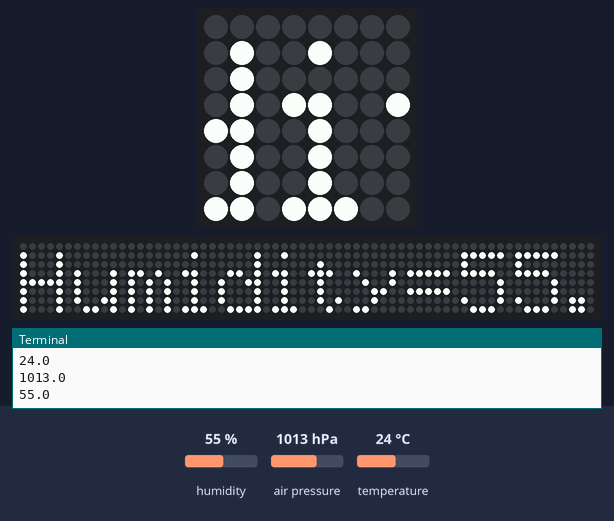
Bench run of a program on a simulated Raspberry Pi (BCM pin numbers) with a Sense HAT. Parts: the Sense HAT's 8×8 RGB LED matrix, a strip that is not on the board, showing the scrolling text unrolled, the last lines printed to the terminal. The test bench sets the inputs (shaded band); at power-on: humidity 55 %, air pressure 1013 hPa, temperature 24 °C. The 64×8 strip is a reading aid, not a part: it shows the text the matrix is scrolling, unrolled, one strip-width of it at a time.

Above: at 11.89 s.
11.9 s: humidity set to 22 %
At 14.33 s:
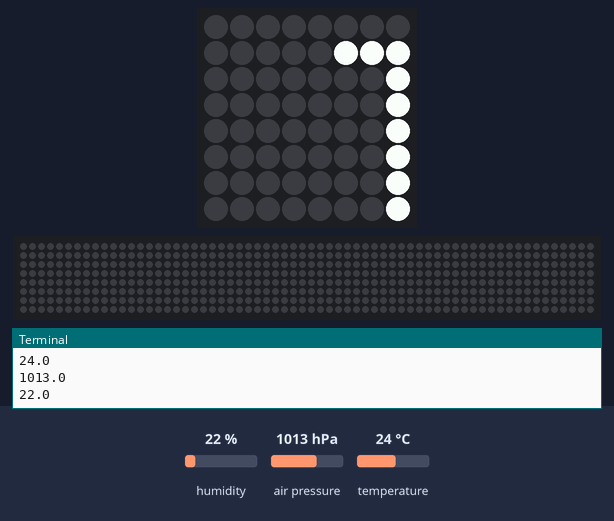
22.5 s: air pressure set to 952 hPa
At 34.26 s:
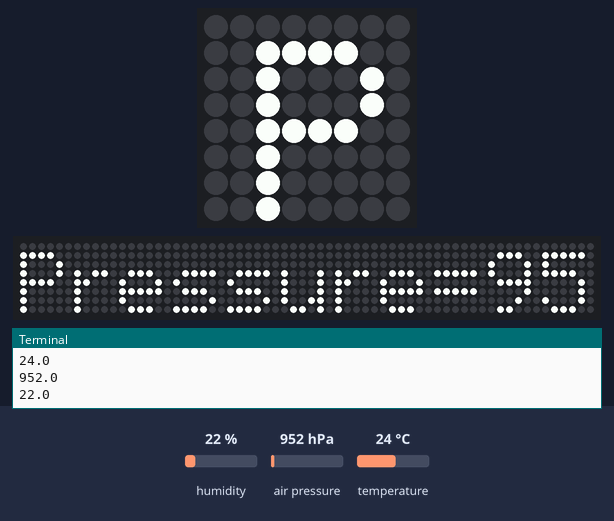
35.7 s: temperature set to 12 °C
At 42.32 s:
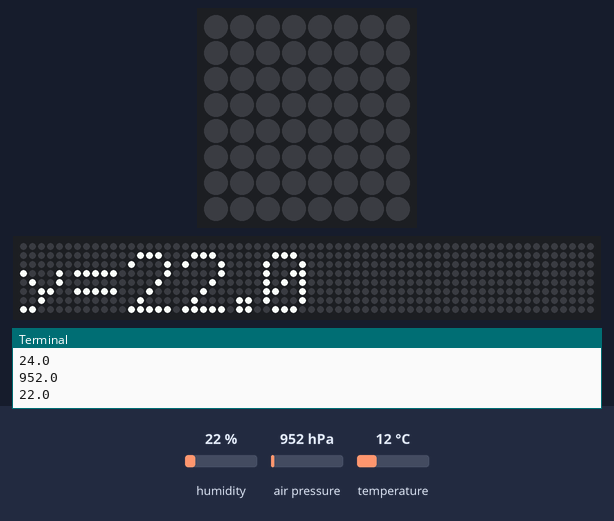

The program:

env.py
```python
from sense_hat import SenseHat

sense = SenseHat()

while True:
    t = sense.get_temperature()
    p = sense.get_pressure()
    h = sense.get_humidity()

    t = round(t,1)
    p = round(p,1)
    h = round(h,1)

    msg = "Temperature = %s, Pressure=%s, Humidity=%s" % (t,p,h)
    print(t)
    print(p)
    print(h)
    sense.show_message(msg,scroll_speed=0.05)
	
```
